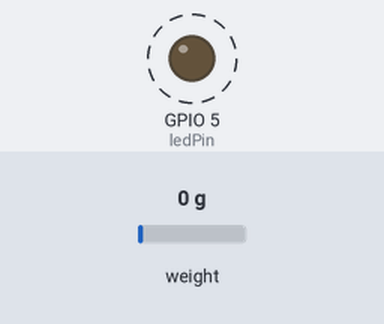
This sketch was run on a simulated ESP32. Shown: output pins drawn as LEDs (lit = HIGH). Dashed ring = blinking. The test bench sets the inputs (shaded band); at power-on: weight on the scale 0 g. What the sketch prints to the serial monitor is not drawn.

Above: at 0.1 s.
Timing chart, 0 to 40.0 s (numbered marks = the images above):
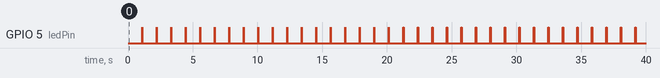

Measured:
- by itself, GPIO 5 (ledPin): alternates HIGH for 0.01 s and LOW for 1.1 s

The sketch:

Sensor_Caracterization_ESP32.ino
```cpp
#include <HX711.h>

// Pins for HX711 module and LED
const uint8_t dataPin = 34;
const uint8_t clockPin = 23;
const uint8_t ledPin = 5; // Pin for the LED

// Calibration parameters
const long offset = 4293656302; // Set your actual offset value
const float scale_factor = -5.752855;  // Set your actual scale value

// Number of measurements
const int numMeasurements = 100;

// Create an instance of the HX711 library
HX711 loadCell;

void setup() {
  Serial.begin(115200); // Increase baud rate for ESP32
  loadCell.begin(dataPin, clockPin);
  loadCell.set_offset(offset);
  loadCell.set_scale(scale_factor);

  pinMode(ledPin, OUTPUT); // Set LED pin as output
  digitalWrite(ledPin, LOW); // Turn off LED initially

  // Print the gain value during setup
  Serial.print("HX711 Gain: ");
  Serial.println(loadCell.get_gain());
  Serial.print("offset: ");
  Serial.println(offset);
  Serial.print("offset: ");
  Serial.println(offset,BIN);
}

void loop() {
  // Initialize variables for statistics
  double sum = 0.0;
  double sumSquared = 0.0;

  // Take 1000 measurements
  for (int i = 0; i < numMeasurements; ++i) {
    long rawValue = loadCell.read();
    double weight = loadCell.get_units(10); // Get weight in grams (adjust the argument as needed)
    sum += weight;
    sumSquared += weight * weight;

    // Toggle the LED between each sampling
    digitalWrite(ledPin, HIGH); // Turn on LED
    delay(10); // LED on time
    digitalWrite(ledPin, LOW); // Turn off LED
    delay(10); // LED off time
  }

  // Calculate mean and variance
  double mean = sum / numMeasurements;
  double variance = (sumSquared / numMeasurements) - (mean * mean);

  // Check if measurements follow a Gaussian distribution
  // You can set a threshold for normality based on your requirements
  if (variance < 100.0) {
    Serial.println("Measurements appear to follow a Gaussian distribution.");
  } else {
    Serial.println("Measurements do not follow a Gaussian distribution.");
  }

  // Optional: Print mean and variance
  Serial.print("Mean weight: ");
  Serial.print(mean);
  Serial.print(" grams, Variance: ");
  Serial.println(variance);

  // Wait before taking another set of measurements
  delay(5000);
}
```
